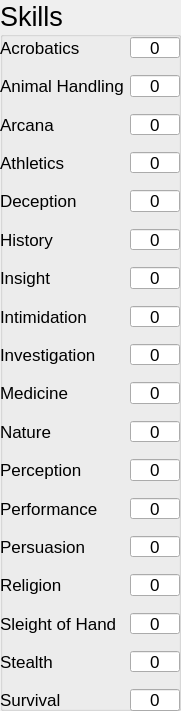
  <widget class="QGroupBox" name="groupBox">
   <property name="geometry">
    <rect>
     <x>760</x>
     <y>20</y>
     <width>181</width>
     <height>711</height>
    </rect>
   </property>
   <property name="font">
    <font>
     <pointsize>20</pointsize>
    </font>
   </property>
   <property name="title">
    <string>Skills</string>
   </property>
   <widget class="QWidget" name="formLayoutWidget_2">
    <property name="geometry">
     <rect>
      <x>0</x>
      <y>30</y>
      <width>181</width>
      <height>681</height>
     </rect>
    </property>
    <layout class="QFormLayout" name="formLayout">
     <property name="verticalSpacing">
      <number>17</number>
     </property>
     <property name="topMargin">
      <number>7</number>
     </property>
     <item row="0" column="0">
      <widget class="QLabel" name="acrobaticsLabel">
       <property name="font">
        <font>
         <pointsize>13</pointsize>
        </font>
       </property>
       <property name="text">
        <string>Acrobatics</string>
       </property>
      </widget>
     </item>
     <item row="0" column="1">
      <widget class="QLineEdit" name="acrobaticsLineEdit">
       <property name="maximumSize">
        <size>
         <width>50</width>
         <height>16777215</height>
        </size>
       </property>
       <property name="font">
        <font>
         <pointsize>13</pointsize>
        </font>
       </property>
       <property name="text">
        <string>0</string>
       </property>
       <property name="alignment">
        <set>Qt::AlignCenter</set>
       </property>
      </widget>
     </item>
     <item row="1" column="0">
      <widget class="QLabel" name="animalHandlingLabel">
       <property name="font">
        <font>
         <pointsize>13</pointsize>
        </font>
       </property>
       <property name="text">
        <string>Animal Handling</string>
       </property>
      </widget>
     </item>
     <item row="1" column="1">
      <widget class="QLineEdit" name="animalHandlingLineEdit">
       <property name="maximumSize">
        <size>
         <width>50</width>
         <height>16777215</height>
        </size>
       </property>
       <property name="font">
        <font>
         <pointsize>13</pointsize>
        </font>
       </property>
       <property name="text">
        <string>0</string>
       </property>
       <property name="alignment">
        <set>Qt::AlignCenter</set>
       </property>
      </widget>
     </item>
     <item row="2" column="0">
      <widget class="QLabel" name="arcanaLabel">
       <property name="font">
        <font>
         <pointsize>13</pointsize>
        </font>
       </property>
       <property name="text">
        <string>Arcana</string>
       </property>
      </widget>
     </item>
     <item row="2" column="1">
      <widget class="QLineEdit" name="arcanaLineEdit">
       <property name="maximumSize">
        <size>
         <width>50</width>
         <height>16777215</height>
        </size>
       </property>
       <property name="font">
        <font>
         <pointsize>13</pointsize>
        </font>
       </property>
       <property name="text">
        <string>0</string>
       </property>
       <property name="alignment">
        <set>Qt::AlignCenter</set>
       </property>
      </widget>
     </item>
     <item row="3" column="0">
      <widget class="QLabel" name="athleticsLabel">
       <property name="font">
        <font>
         <pointsize>13</pointsize>
        </font>
       </property>
       <property name="text">
        <string>Athletics</string>
       </property>
      </widget>
     </item>
     <item row="3" column="1">
      <widget class="QLineEdit" name="athleticsLineEdit">
       <property name="maximumSize">
        <size>
         <width>50</width>
         <height>16777215</height>
        </size>
       </property>
       <property name="font">
        <font>
         <pointsize>13</pointsize>
        </font>
       </property>
       <property name="text">
        <string>0</string>
       </property>
       <property name="alignment">
        <set>Qt::AlignCenter</set>
       </property>
      </widget>
     </item>
     <item row="4" column="0">
      <widget class="QLabel" name="deceptionLabel">
       <property name="font">
        <font>
         <pointsize>13</pointsize>
        </font>
       </property>
       <property name="text">
        <string>Deception</string>
       </property>
      </widget>
     </item>
     <item row="4" column="1">
      <widget class="QLineEdit" name="deceptionLineEdit">
       <property name="maximumSize">
        <size>
         <width>50</width>
         <height>16777215</height>
        </size>
       </property>
       <property name="font">
        <font>
         <pointsize>13</pointsize>
        </font>
       </property>
       <property name="text">
        <string>0</string>
       </property>
       <property name="alignment">
        <set>Qt::AlignCenter</set>
       </property>
      </widget>
     </item>
     <item row="5" column="0">
      <widget class="QLabel" name="historyLabel">
       <property name="font">
        <font>
         <pointsize>13</pointsize>
        </font>
       </property>
       <property name="text">
        <string>History</string>
       </property>
      </widget>
     </item>
     <item row="5" column="1">
      <widget class="QLineEdit" name="historyLineEdit">
       <property name="maximumSize">
        <size>
         <width>50</width>
         <height>16777215</height>
        </size>
       </property>
       <property name="font">
        <font>
         <pointsize>13</pointsize>
        </font>
       </property>
       <property name="text">
        <string>0</string>
       </property>
       <property name="alignment">
        <set>Qt::AlignCenter</set>
       </property>
      </widget>
     </item>
     <item row="6" column="0">
      <widget class="QLabel" name="insightLabel">
       <property name="font">
        <font>
         <pointsize>13</pointsize>
        </font>
       </property>
       <property name="text">
        <string>Insight</string>
       </property>
      </widget>
     </item>
     <item row="6" column="1">
      <widget class="QLineEdit" name="insightLineEdit">
       <property name="maximumSize">
        <size>
         <width>50</width>
         <height>16777215</height>
        </size>
       </property>
       <property name="font">
        <font>
         <pointsize>13</pointsize>
        </font>
       </property>
       <property name="text">
        <string>0</string>
       </property>
       <property name="alignment">
        <set>Qt::AlignCenter</set>
       </property>
      </widget>
     </item>
     <item row="7" column="0">
      <widget class="QLabel" name="intimidationLabel">
       <property name="font">
        <font>
         <pointsize>13</pointsize>
        </font>
       </property>
       <property name="text">
        <string>Intimidation</string>
       </property>
      </widget>
     </item>
     <item row="7" column="1">
      <widget class="QLineEdit" name="intimidationLineEdit">
       <property name="maximumSize">
        <size>
         <width>50</width>
         <height>16777215</height>
        </size>
       </property>
       <property name="font">
        <font>
         <pointsize>13</pointsize>
        </font>
       </property>
       <property name="text">
        <string>0</string>
       </property>
       <property name="alignment">
        <set>Qt::AlignCenter</set>
       </property>
      </widget>
     </item>
     <item row="8" column="0">
      <widget class="QLabel" name="investigationLabel">
       <property name="font">
        <font>
         <pointsize>13</pointsize>
        </font>
       </property>
       <property name="text">
        <string>Investigation</string>
       </property>
      </widget>
     </item>
     <item row="8" column="1">
      <widget class="QLineEdit" name="investigationLineEdit">
       <property name="maximumSize">
        <size>
         <width>50</width>
         <height>16777215</height>
        </size>
       </property>
       <property name="font">
        <font>
         <pointsize>13</pointsize>
        </font>
       </property>
       <property name="text">
        <string>0</string>
       </property>
       <property name="alignment">
        <set>Qt::AlignCenter</set>
       </property>
      </widget>
     </item>
     <item row="9" column="0">
      <widget class="QLabel" name="medicineLabel">
       <property name="font">
        <font>
         <pointsize>13</pointsize>
        </font>
       </property>
       <property name="text">
        <string>Medicine</string>
       </property>
      </widget>
     </item>
     <item row="9" column="1">
      <widget class="QLineEdit" name="medicineLineEdit">
       <property name="maximumSize">
        <size>
         <width>50</width>
         <height>16777215</height>
        </size>
       </property>
       <property name="font">
        <font>
         <pointsize>13</pointsize>
        </font>
       </property>
       <property name="text">
        <string>0</string>
       </property>
       <property name="alignment">
        <set>Qt::AlignCenter</set>
       </property>
      </widget>
     </item>
     <item row="10" column="0">
      <widget class="QLabel" name="natureLabel">
       <property name="font">
        <font>
         <pointsize>13</pointsize>
        </font>
       </property>
       <property name="text">
        <string>Nature</string>
       </property>
      </widget>
     </item>
     <item row="10" column="1">
      <widget class="QLineEdit" name="natureLineEdit">
       <property name="maximumSize">
        <size>
         <width>50</width>
         <height>16777215</height>
        </size>
       </property>
       <property name="font">
        <font>
         <pointsize>13</pointsize>
        </font>
       </property>
       <property name="text">
        <string>0</string>
       </property>
       <property name="alignment">
        <set>Qt::AlignCenter</set>
       </property>
      </widget>
     </item>
     <item row="11" column="0">
      <widget class="QLabel" name="perceptionLabel">
       <property name="font">
        <font>
         <pointsize>13</pointsize>
        </font>
       </property>
       <property name="text">
        <string>Perception</string>
       </property>
      </widget>
     </item>
     <item row="11" column="1">
      <widget class="QLineEdit" name="perceptionLineEdit">
       <property name="maximumSize">
        <size>
         <width>50</width>
         <height>16777215</height>
        </size>
       </property>
       <property name="font">
        <font>
         <pointsize>13</pointsize>
        </font>
       </property>
       <property name="text">
        <string>0</string>
       </property>
       <property name="alignment">
        <set>Qt::AlignCenter</set>
       </property>
      </widget>
     </item>
     <item row="12" column="0">
      <widget class="QLabel" name="performanceLabel">
       <property name="font">
        <font>
         <pointsize>13</pointsize>
        </font>
       </property>
       <property name="text">
        <string>Performance</string>
       </property>
      </widget>
     </item>
     <item row="12" column="1">
      <widget class="QLineEdit" name="performanceLineEdit">
       <property name="maximumSize">
        <size>
         <width>50</width>
         <height>16777215</height>
        </size>
       </property>
       <property name="font">
        <font>
         <pointsize>13</pointsize>
        </font>
       </property>
       <property name="text">
        <string>0</string>
       </property>
       <property name="alignment">
        <set>Qt::AlignCenter</set>
       </property>
      </widget>
     </item>
     <item row="13" column="0">
      <widget class="QLabel" name="persuasionLabel">
       <property name="font">
        <font>
         <pointsize>13</pointsize>
        </font>
       </property>
       <property name="text">
        <string>Persuasion</string>
       </property>
      </widget>
     </item>
     <item row="13" column="1">
      <widget class="QLineEdit" name="persuasionLineEdit">
       <property name="maximumSize">
        <size>
         <width>50</width>
         <height>16777215</height>
        </size>
       </property>
       <property name="font">
        <font>
         <pointsize>13</pointsize>
        </font>
       </property>
       <property name="text">
        <string>0</string>
       </property>
       <property name="alignment">
        <set>Qt::AlignCenter</set>
       </property>
      </widget>
     </item>
     <item row="14" column="0">
      <widget class="QLabel" name="religionLabel">
       <property name="font">
        <font>
         <pointsize>13</pointsize>
        </font>
       </property>
       <property name="text">
        <string>Religion</string>
       </property>
      </widget>
     </item>
     <item row="14" column="1">
      <widget class="QLineEdit" name="religionLineEdit">
       <property name="maximumSize">
        <size>
         <width>50</width>
         <height>16777215</height>
        </size>
       </property>
       <property name="font">
        <font>
         <pointsize>13</pointsize>
        </font>
       </property>
       <property name="text">
        <string>0</string>
       </property>
       <property name="alignment">
        <set>Qt::AlignCenter</set>
       </property>
      </widget>
     </item>
     <item row="15" column="0">
      <widget class="QLabel" name="sleightOfHandLabel">
       <property name="font">
        <font>
         <pointsize>13</pointsize>
        </font>
       </property>
       <property name="text">
        <string>Sleight of Hand</string>
       </property>
      </widget>
     </item>
     <item row="15" column="1">
      <widget class="QLineEdit" name="sleightOfHandLineEdit">
       <property name="maximumSize">
        <size>
         <width>50</width>
         <height>16777215</height>
        </size>
       </property>
       <property name="font">
        <font>
         <pointsize>13</pointsize>
        </font>
       </property>
       <property name="text">
        <string>0</string>
       </property>
       <property name="alignment">
        <set>Qt::AlignCenter</set>
       </property>
      </widget>
     </item>
     <item row="16" column="0">
      <widget class="QLabel" name="stealthLabel">
       <property name="font">
        <font>
         <pointsize>13</pointsize>
        </font>
       </property>
       <property name="text">
        <string>Stealth</string>
       </property>
      </widget>
     </item>
     <item row="16" column="1">
      <widget class="QLineEdit" name="stealthLineEdit">
       <property name="maximumSize">
        <size>
         <width>50</width>
         <height>16777215</height>
        </size>
       </property>
       <property name="font">
        <font>
         <pointsize>13</pointsize>
        </font>
       </property>
       <property name="text">
        <string>0</string>
       </property>
       <property name="alignment">
        <set>Qt::AlignCenter</set>
       </property>
      </widget>
     </item>
     <item row="17" column="0">
      <widget class="QLabel" name="survivalLabel">
       <property name="font">
        <font>
         <pointsize>13</pointsize>
        </font>
       </property>
       <property name="text">
        <string>Survival</string>
       </property>
      </widget>
     </item>
     <item row="17" column="1">
      <widget class="QLineEdit" name="survivalLineEdit">
       <property name="maximumSize">
        <size>
         <width>50</width>
         <height>16777215</height>
        </size>
       </property>
       <property name="font">
        <font>
         <pointsize>13</pointsize>
        </font>
       </property>
       <property name="text">
        <string>0</string>
       </property>
       <property name="alignment">
        <set>Qt::AlignCenter</set>
       </property>
      </widget>
     </item>
    </layout>
   </widget>
  </widget>
